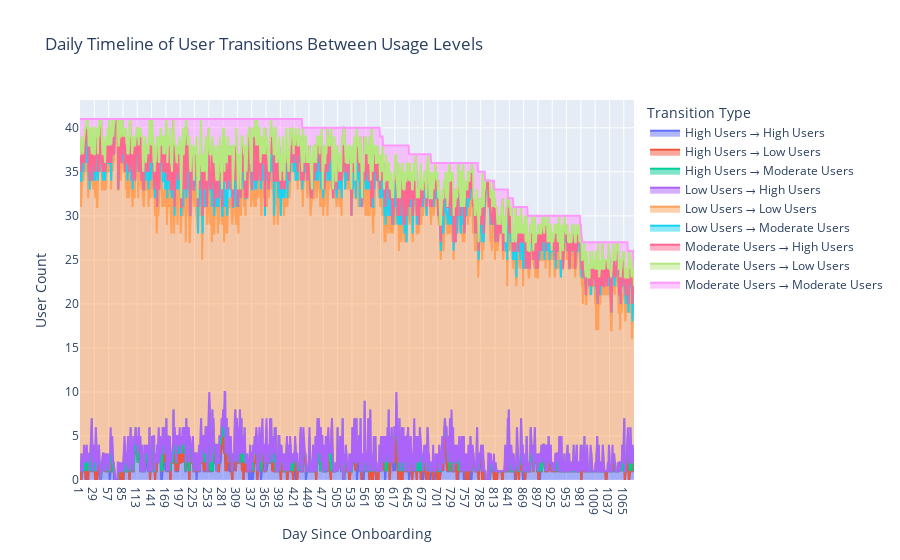

Notebook code cell kept with this figure:
### Code cell
# Step 1: Prepare daily stats
daily_stats = df.groupby(['unit_number', 'days_since_onboarding'])['daily_power_consumption'] \
                .agg(['mean', 'std', 'max', 'min']).reset_index().fillna(0)

clustered_records = []
days = sorted(daily_stats['days_since_onboarding'].unique())
cluster_labels = ['Low Users', 'Moderate Users', 'High Users']

# Step 2: Assign clusters per day
for day in days:
    day_data = daily_stats[daily_stats['days_since_onboarding'] == day].copy()
    if len(day_data) < 3:
        continue

    scaler = StandardScaler()
    scaled = scaler.fit_transform(day_data[['mean', 'std', 'max', 'min']])
    kmeans = KMeans(n_clusters=3, random_state=42)
    day_data['cluster'] = kmeans.fit_predict(scaled)

    centroids = day_data.groupby('cluster')['mean'].mean().sort_values().reset_index()
    labels = ['Low Users', 'Moderate Users', 'High Users']
    label_map = {}

    for i, row in centroids.iterrows():
        label_map[row['cluster']] = labels[i] if i < len(labels) else f"Cluster {row['cluster']}"


    day_data['usage_level'] = day_data['cluster'].map(label_map)
    day_data['day_str'] = day_data['days_since_onboarding'].astype(str)
    clustered_records.append(day_data[['unit_number', 'day_str', 'usage_level']])

# Step 3: Combine all records
journey_df = pd.concat(clustered_records, ignore_index=True)
journey_df = journey_df.sort_values(['unit_number', 'day_str'])

# Step 4: Calculate transitions between days
timeline_transitions = []

for i in range(len(days) - 1):
    day = days[i]
    next_day = days[i + 1]

    current_df = journey_df[journey_df['day_str'] == str(day)]
    next_df = journey_df[journey_df['day_str'] == str(next_day)]

    merged = pd.merge(current_df, next_df, on='unit_number', suffixes=('_curr', '_next'))
    transition_grp = merged.groupby(['usage_level_curr', 'usage_level_next']).size().reset_index(name='count')
    transition_grp['day_str'] = str(day)
    timeline_transitions.append(transition_grp)

# Step 5: Pivot and prepare for plotting
timeline_df = pd.concat(timeline_transitions, ignore_index=True)
pivot_df = timeline_df.pivot_table(
    index='day_str',
    columns=['usage_level_curr', 'usage_level_next'],
    values='count',
    fill_value=0
)

pivot_df.columns = [f"{frm} → {to}" for frm, to in pivot_df.columns]
# Ensure day_str is sorted numerically, not alphabetically
pivot_df.index = pivot_df.index.astype(int)
pivot_df = pivot_df.sort_index()
pivot_df.index = pivot_df.index.astype(str)  # Convert back to str for plotting


# Step 6: Reshape for Plotly
pivot_df_reset = pivot_df.reset_index().melt(
    id_vars='day_str',
    var_name='transition',
    value_name='count'
)

# Step 7: Plot interactive timeline
fig = px.area(
    pivot_df_reset,
    x='day_str',
    y='count',
    color='transition',
    title='Daily Timeline of User Transitions Between Usage Levels',
    labels={
        'day_str': 'Day Since Onboarding',
        'count': 'User Count',
        'transition': 'Transition Type'
    }
)

fig.update_layout(
    xaxis_title='Day Since Onboarding',
    yaxis_title='User Count',
    legend_title='Transition Type',
    hovermode='x unified'
)

fig.show()

### Figure 1 — Plotly figure (JSON) as saved in the notebook; plotly's stock layout.template omitted (floating-point values rounded to 4 significant figures; data arrays with more than 128 entries replaced by an {"elided": "..."} marker saying what was removed)
{"data": [{"fillpattern": {"shape": ""}, "hovertemplate": "Transition Type=High Users → High Users<br>Day Since Onboarding=%{x}<br>User Count=%{y}<extra></extra>", "legendgroup": "High Users → High Users", "line": {"color": "#636efa"}, "marker": {"symbol": "circle"}, "mode": "lines", "name": "High Users → High Users", "orientation": "v", "showlegend": true, "stackgroup": "1", "type": "scatter", "x": {"elided": "1085 str values"}, "xaxis": "x", "y": {"elided": "1085 int values"}, "yaxis": "y"}, {"fillpattern": {"shape": ""}, "hovertemplate": "Transition Type=High Users → Low Users<br>Day Since Onboarding=%{x}<br>User Count=%{y}<extra></extra>", "legendgroup": "High Users → Low Users", "line": {"color": "#EF553B"}, "marker": {"symbol": "circle"}, "mode": "lines", "name": "High Users → Low Users", "orientation": "v", "showlegend": true, "stackgroup": "1", "type": "scatter", "x": {"elided": "1085 str values"}, "xaxis": "x", "y": {"elided": "1085 int values"}, "yaxis": "y"}, {"fillpattern": {"shape": ""}, "hovertemplate": "Transition Type=High Users → Moderate Users<br>Day Since Onboarding=%{x}<br>User Count=%{y}<extra></extra>", "legendgroup": "High Users → Moderate Users", "line": {"color": "#00cc96"}, "marker": {"symbol": "circle"}, "mode": "lines", "name": "High Users → Moderate Users", "orientation": "v", "showlegend": true, "stackgroup": "1", "type": "scatter", "x": {"elided": "1085 str values"}, "xaxis": "x", "y": {"elided": "1085 int values"}, "yaxis": "y"}, {"fillpattern": {"shape": ""}, "hovertemplate": "Transition Type=Low Users → High Users<br>Day Since Onboarding=%{x}<br>User Count=%{y}<extra></extra>", "legendgroup": "Low Users → High Users", "line": {"color": "#ab63fa"}, "marker": {"symbol": "circle"}, "mode": "lines", "name": "Low Users → High Users", "orientation": "v", "showlegend": true, "stackgroup": "1", "type": "scatter", "x": {"elided": "1085 str values"}, "xaxis": "x", "y": {"elided": "1085 int values"}, "yaxis": "y"}, {"fillpattern": {"shape": ""}, "hovertemplate": "Transition Type=Low Users → Low Users<br>Day Since Onboarding=%{x}<br>User Count=%{y}<extra></extra>", "legendgroup": "Low Users → Low Users", "line": {"color": "#FFA15A"}, "marker": {"symbol": "circle"}, "mode": "lines", "name": "Low Users → Low Users", "orientation": "v", "showlegend": true, "stackgroup": "1", "type": "scatter", "x": {"elided": "1085 str values"}, "xaxis": "x", "y": {"elided": "1085 int values"}, "yaxis": "y"}, {"fillpattern": {"shape": ""}, "hovertemplate": "Transition Type=Low Users → Moderate Users<br>Day Since Onboarding=%{x}<br>User Count=%{y}<extra></extra>", "legendgroup": "Low Users → Moderate Users", "line": {"color": "#19d3f3"}, "marker": {"symbol": "circle"}, "mode": "lines", "name": "Low Users → Moderate Users", "orientation": "v", "showlegend": true, "stackgroup": "1", "type": "scatter", "x": {"elided": "1085 str values"}, "xaxis": "x", "y": {"elided": "1085 int values"}, "yaxis": "y"}, {"fillpattern": {"shape": ""}, "hovertemplate": "Transition Type=Moderate Users → High Users<br>Day Since Onboarding=%{x}<br>User Count=%{y}<extra></extra>", "legendgroup": "Moderate Users → High Users", "line": {"color": "#FF6692"}, "marker": {"symbol": "circle"}, "mode": "lines", "name": "Moderate Users → High Users", "orientation": "v", "showlegend": true, "stackgroup": "1", "type": "scatter", "x": {"elided": "1085 str values"}, "xaxis": "x", "y": {"elided": "1085 int values"}, "yaxis": "y"}, {"fillpattern": {"shape": ""}, "hovertemplate": "Transition Type=Moderate Users → Low Users<br>Day Since Onboarding=%{x}<br>User Count=%{y}<extra></extra>", "legendgroup": "Moderate Users → Low Users", "line": {"color": "#B6E880"}, "marker": {"symbol": "circle"}, "mode": "lines", "name": "Moderate Users → Low Users", "orientation": "v", "showlegend": true, "stackgroup": "1", "type": "scatter", "x": {"elided": "1085 str values"}, "xaxis": "x", "y": {"elided": "1085 int values"}, "yaxis": "y"}, {"fillpattern": {"shape": ""}, "hovertemplate": "Transition Type=Moderate Users → Moderate Users<br>Day Since Onboarding=%{x}<br>User Count=%{y}<extra></extra>", "legendgroup": "Moderate Users → Moderate Users", "line": {"color": "#FF97FF"}, "marker": {"symbol": "circle"}, "mode": "lines", "name": "Moderate Users → Moderate Users", "orientation": "v", "showlegend": true, "stackgroup": "1", "type": "scatter", "x": {"elided": "1085 str values"}, "xaxis": "x", "y": {"elided": "1085 int values"}, "yaxis": "y"}], "layout": {"hovermode": "x unified", "legend": {"title": {"text": "Transition Type"}, "tracegroupgap": 0}, "title": {"text": "Daily Timeline of User Transitions Between Usage Levels"}, "xaxis": {"anchor": "y", "domain": [0, 1], "title": {"text": "Day Since Onboarding"}}, "yaxis": {"anchor": "x", "domain": [0, 1], "title": {"text": "User Count"}}}}
